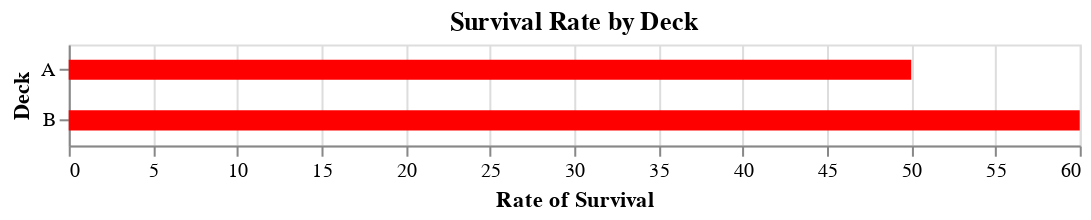

Notebook code cell kept with this figure:
### Code cell
make_deck_plot()

### Figure 1 — Vega-Lite specification as saved in the notebook (floating-point values rounded to 4 significant figures)
{"$schema": "https://vega.github.io/schema/vega-lite/v3.4.0.json", "config": {"mark": {"tooltip": null}, "view": {"height": 300, "width": 400}}, "data": {"name": "data-8c770f746762760c470e9185838dbb3a"}, "datasets": {"data-8c770f746762760c470e9185838dbb3a": [{"cabin_x": 41050.0, "cabin_y": 372.7, "deck": "A", "fare": 4124.0, "parch": 18.18, "pclass": 100, "sibsp": 18.18, "survived": 50}, {"cabin_x": 37150, "cabin_y": 380, "deck": "B", "fare": 14730.0, "parch": 0, "pclass": 100, "sibsp": 20, "survived": 60}]}, "encoding": {"x": {"field": "survived", "title": "Rate of Survival", "type": "quantitative"}, "y": {"field": "deck", "title": "Deck", "type": "ordinal"}}, "height": 50, "mark": {"color": "red", "size": 10, "type": "bar"}, "title": "Survival Rate by Deck", "width": 500}
